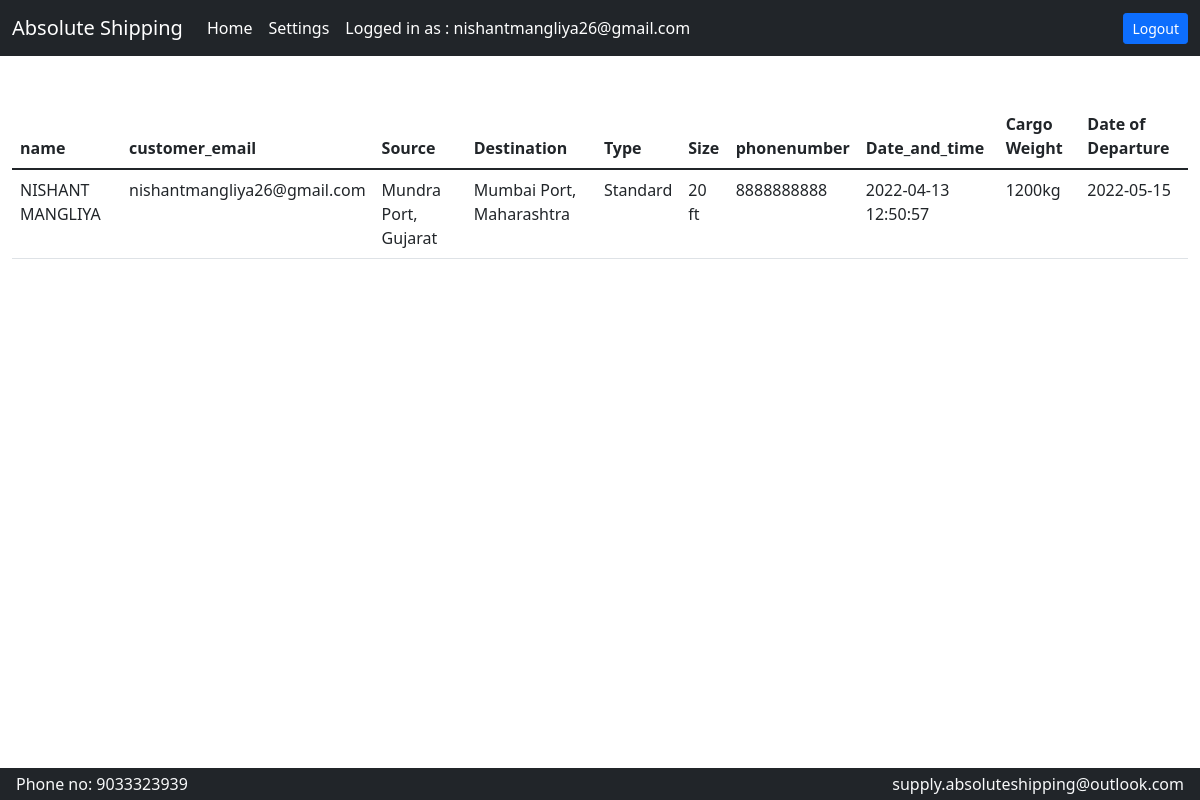
/BOOT/mainaccounthistory.php (signed in), run on the app's committed database.
### tables this page shows
CREATE TABLE `container_table` (
  `source` varchar(200) NOT NULL,
  `destination` varchar(200) NOT NULL,
  `type` varchar(200) NOT NULL,
  `size` varchar(200) NOT NULL,
  `customer_email` varchar(200) NOT NULL,
  `phonenumber` varchar(200) NOT NULL,
  `Date_and_time` varchar(200) NOT NULL,
  `name` varchar(200) NOT NULL,
  `order_id` int(200) NOT NULL,
  `cargo_weight` varchar(200) NOT NULL,
  `DOD` varchar(200) NOT NULL,
  `userid` int(200) DEFAULT NULL
);

### BOOT/mainaccounthistory.php (the view, shortened to what this page needs)
<?php
include("database_connect_2.php");
include("mainaccountheader.php");
$USER = $_SESSION["a"];
$sql3 = "SELECT * FROM container_table where customer_email='$USER'";
$resultSet = mysqli_query($conn, $sql3) or die("database error:" . mysqli_error($conn));
?>
<div class="mt-5 container-fluid">
    <table id="editableTable" class="table">
        <thead>
            <tr>
                <th scope="col">name</th>
                <th scope="col">customer_email</th>
                <th scope="col">Source</th>
                <th scope="col">Destination</th>
                <th scope="col">Type</th>
                <th scope="col">Size</th>
                <th scope="col">phonenumber</th>
                <th scope="col">Date_and_time</th>
                <th scope="col">Cargo Weight</th>
                <th scope="col">Date of Departure</th>
            </tr>
        </thead>
        <tbody>
            <?php while ($developer = mysqli_fetch_assoc($resultSet)) { ?>
                <tr>
                    <td><?php echo $developer['name']; ?></td>
                    <td><?php echo $developer['customer_email']; ?></td>
                    <td><?php echo $developer['source']; ?></td>
                    <td><?php echo $developer['destination']; ?></td>
                    <td><?php echo $developer['type']; ?></td>
                    <td><?php echo $developer['size']; ?></td>
                    <td><?php echo $developer['phonenumber']; ?></td>
                    <td><?php echo $developer['Date_and_time']; ?></td>
                    <td><?php echo $developer['cargo_weight']; ?></td>
                    <td><?php echo $developer['DOD']; ?></td>
                </tr>
            <?php } ?>
        </tbody>
    </table>
</div>
<div style="position: absolute; bottom: 0px; width: 100%">
    <?php
    include("footer.php");
    ?>
</div>

### data on the page
container_table: name "NISHANT MANGLIYA", customer_email "nishantmangliya26@gmail.com", source "Mundra Port, Gujarat", destination "Mumbai Port, Maharashtra", type "Standard", size "20 ft", phonenumber "8888888888", Date_and_time "2022-04-13 12:50:57", cargo_weight "1200kg", DOD "2022-05-15"
